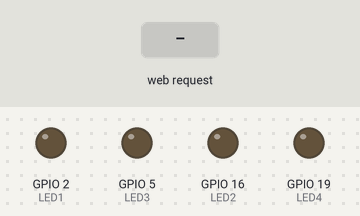
Simulated run of this sketch. Board: ESP32. Shown: output pins drawn as LEDs (lit = HIGH). The test bench sets the inputs (shaded band). WiFi joins after 1.5 s; servers stay silent unless stated; what the sketch prints to the serial monitor is not drawn.

Above: at 2.7 s.
2.8 s: HTTP request GET /light1on received
At 3.1 s:
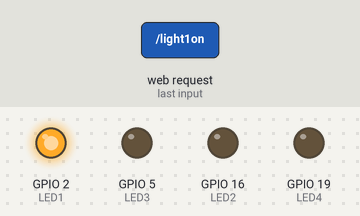
4.3 s: HTTP request GET /light2on received
At 5.4 s:
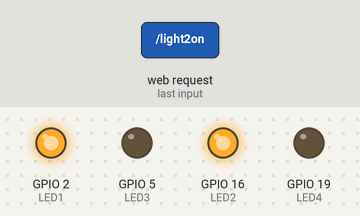
5.8 s: HTTP request GET /light1off received
At 6.6 s:
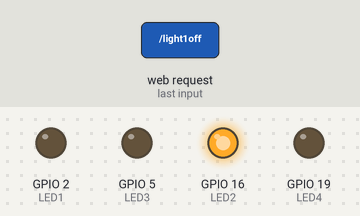
7.3 s: HTTP request GET /light3on received
At 7.7 s:
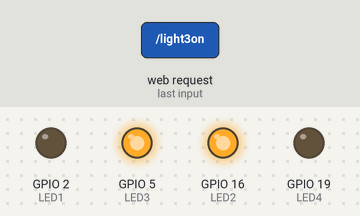
8.8 s: HTTP request GET /light2off received
At 10.0 s:
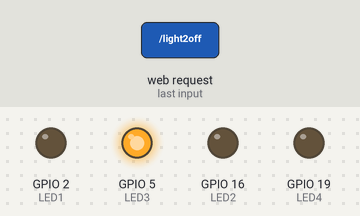
10.3 s: HTTP request GET /light4on received
At 11.2 s:
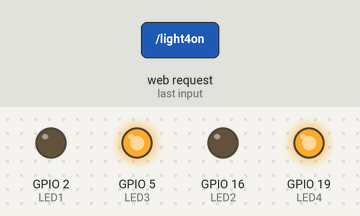
Timing chart, 0 to 12.8 s (numbered marks = the images above; inputs shaded):
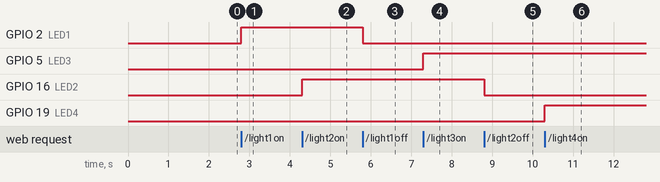

The sketch:

Control_LED_WiFi.ino
```cpp
#include <WiFi.h>

const char* ssid     = "Full 24 Jam"; // Ganti SSID Sesuai dengan Hostpot/Wifi Yang Anda ingim Gunakan
const char* password = "12345678"; // Ganti Password sesuai hospot/wifi

WiFiServer server(80);

// Sesuaikan dengan PIN Yang Anda Gunakan
#define LED1 2
#define LED2 16
#define LED3 5
#define LED4 19

void setup() {
  Serial.begin(115200);
  delay(10);

  // Set pin LED sebagai output
  pinMode(LED1, OUTPUT);
  pinMode(LED2, OUTPUT);
  pinMode(LED3, OUTPUT);
  pinMode(LED4, OUTPUT);

  // Matikan semua LED di awal
  digitalWrite(LED1, LOW);
  digitalWrite(LED2, LOW);
  digitalWrite(LED3, LOW);
  digitalWrite(LED4, LOW);

  // Koneksi WiFi
  Serial.println();
  Serial.print("Connecting to ");
  Serial.println(ssid);

  WiFi.begin(ssid, password);
  while (WiFi.status() != WL_CONNECTED) {
    delay(500);
    Serial.print(".");
  }

  Serial.println("\nWiFi connected");
  server.begin();
  Serial.println("Server started");

  // Tampilkan alamat IP
  Serial.print("Use this URL to connect: ");
  Serial.print("http://");
  Serial.print(WiFi.localIP());
  Serial.println("/");
}

void loop() {
  WiFiClient client = server.available();
  if (!client) {
    return;
  }

  Serial.println("New client connected");
  while (!client.available()) {
    delay(1);
  }

  String request = client.readStringUntil('\r');
  Serial.println(request);
  client.flush();

  // Kontrol LED berdasarkan request
  if (request.indexOf("/light1on") > 0)  digitalWrite(LED1, HIGH);
  if (request.indexOf("/light1off") > 0) digitalWrite(LED1, LOW);

  if (request.indexOf("/light2on") > 0)  digitalWrite(LED2, HIGH);
  if (request.indexOf("/light2off") > 0) digitalWrite(LED2, LOW);

  if (request.indexOf("/light3on") > 0)  digitalWrite(LED3, HIGH);
  if (request.indexOf("/light3off") > 0) digitalWrite(LED3, LOW);

  if (request.indexOf("/light4on") > 0)  digitalWrite(LED4, HIGH);
  if (request.indexOf("/light4off") > 0) digitalWrite(LED4, LOW);

  // Kirim respon HTML ke browser
  client.println("HTTP/1.1 200 OK");
  client.println("Content-Type: text/html");
  client.println();
  client.println("<!DOCTYPE HTML>");
  client.println("<html>");
  client.println("<head><title>ESP32 Device Control</title></head>");
  client.println("<body bgcolor='#f7e6ec'>");

  client.println("<h2><center>ESP32 Electrical Device Control</center></h2>");
  client.println("<hr/>");

  // Kontrol Device 1
  client.println("<p>Device 1: ");
  client.println("<a href='/light1on'><button>Turn On</button></a>");
  client.println("<a href='/light1off'><button>Turn Off</button></a></p>");

  // Kontrol Device 2
  client.println("<p>Device 2: ");
  client.println("<a href='/light2on'><button>Turn On</button></a>");
  client.println("<a href='/light2off'><button>Turn Off</button></a></p>");

  // Kontrol Device 3
  client.println("<p>Device 3: ");
  client.println("<a href='/light3on'><button>Turn On</button></a>");
  client.println("<a href='/light3off'><button>Turn Off</button></a></p>");

  // Kontrol Device 4
  client.println("<p>Device 4: ");
  client.println("<a href='/light4on'><button>Turn On</button></a>");
  client.println("<a href='/light4off'><button>Turn Off</button></a></p>");

  // Tabel status
  client.println("<hr/><center><table border='1' cellpadding='10'>");
  client.println("<tr>");
  client.print("<td>Light 1: "); client.print(digitalRead(LED1) ? "ON" : "OFF"); client.println("</td>");
  client.print("<td>Light 2: "); client.print(digitalRead(LED2) ? "ON" : "OFF"); client.println("</td>");
  client.println("</tr><tr>");
  client.print("<td>Light 3: "); client.print(digitalRead(LED3) ? "ON" : "OFF"); client.println("</td>");
  client.print("<td>Light 4: "); client.print(digitalRead(LED4) ? "ON" : "OFF"); client.println("</td>");
  client.println("</tr>");
  client.println("</table></center>");

  client.println("</body></html>");

  delay(1);
  Serial.println("Client disconnected\n");
}
```

Measured:
- after the input at 2.8 s, GPIO 2 (LED1): LOW → HIGH at once
- after the input at 4.3 s, GPIO 16 (LED2): LOW → HIGH at once
- after the input at 5.8 s, GPIO 2 (LED1): HIGH → LOW at once
- after the input at 7.3 s, GPIO 5 (LED3): LOW → HIGH at once
- after the input at 8.8 s, GPIO 16 (LED2): HIGH → LOW at once
- after the input at 10.3 s, GPIO 19 (LED4): LOW → HIGH at once
